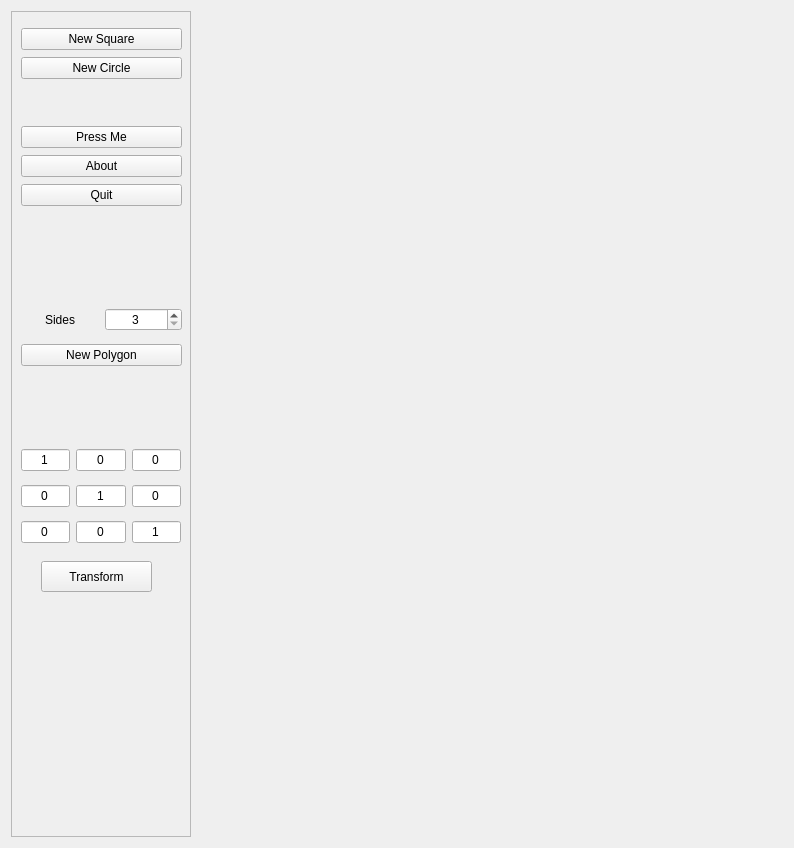
<?xml version="1.0" encoding="UTF-8"?>
<ui version="4.0">
 <class>frmMain</class>
 <widget class="QWidget" name="frmMain">
  <property name="geometry">
   <rect>
    <x>0</x>
    <y>0</y>
    <width>794</width>
    <height>848</height>
   </rect>
  </property>
  <property name="windowTitle">
   <string>OpenGl - Qt -Direct Mode Drawing</string>
  </property>
  <layout class="QGridLayout" name="gridLayout">
   <item row="0" column="1">
    <widget class="GLWidget" name="widget" native="true"/>
   </item>
   <item row="0" column="0">
    <widget class="QFrame" name="frame">
     <property name="sizePolicy">
      <sizepolicy hsizetype="Fixed" vsizetype="Preferred">
       <horstretch>0</horstretch>
       <verstretch>0</verstretch>
      </sizepolicy>
     </property>
     <property name="minimumSize">
      <size>
       <width>180</width>
       <height>0</height>
      </size>
     </property>
     <property name="frameShape">
      <enum>QFrame::StyledPanel</enum>
     </property>
     <property name="frameShadow">
      <enum>QFrame::Raised</enum>
     </property>
     <widget class="QWidget" name="verticalLayoutWidget">
      <property name="geometry">
       <rect>
        <x>10</x>
        <y>10</y>
        <width>161</width>
        <height>197</height>
       </rect>
      </property>
      <layout class="QVBoxLayout" name="verticalLayout_2">
       <property name="spacing">
        <number>0</number>
       </property>
       <property name="sizeConstraint">
        <enum>QLayout::SetNoConstraint</enum>
       </property>
       <item>
        <widget class="QPushButton" name="newSquarePushButton">
         <property name="text">
          <string>New Square</string>
         </property>
        </widget>
       </item>
       <item>
        <widget class="QPushButton" name="newCirclePushButton">
         <property name="text">
          <string>New Circle</string>
         </property>
        </widget>
       </item>
       <item>
        <spacer name="verticalSpacer_2">
         <property name="orientation">
          <enum>Qt::Vertical</enum>
         </property>
         <property name="sizeType">
          <enum>QSizePolicy::Fixed</enum>
         </property>
         <property name="sizeHint" stdset="0">
          <size>
           <width>20</width>
           <height>40</height>
          </size>
         </property>
        </spacer>
       </item>
       <item>
        <widget class="QPushButton" name="pressMePushButton">
         <property name="text">
          <string>Press Me</string>
         </property>
        </widget>
       </item>
       <item>
        <widget class="QPushButton" name="aboutPushButton">
         <property name="text">
          <string>About</string>
         </property>
        </widget>
       </item>
       <item>
        <widget class="QPushButton" name="quitPushButton">
         <property name="text">
          <string>Quit</string>
         </property>
        </widget>
       </item>
      </layout>
     </widget>
     <widget class="QWidget" name="gridLayoutWidget">
      <property name="geometry">
       <rect>
        <x>10</x>
        <y>290</y>
        <width>161</width>
        <height>72</height>
       </rect>
      </property>
      <layout class="QGridLayout" name="gridLayout_2">
       <item row="0" column="0">
        <widget class="QLabel" name="label">
         <property name="text">
          <string>Sides</string>
         </property>
         <property name="alignment">
          <set>Qt::AlignCenter</set>
         </property>
        </widget>
       </item>
       <item row="0" column="1">
        <widget class="QSpinBox" name="spinBox">
         <property name="alignment">
          <set>Qt::AlignCenter</set>
         </property>
         <property name="minimum">
          <number>3</number>
         </property>
         <property name="maximum">
          <number>20</number>
         </property>
        </widget>
       </item>
       <item row="1" column="0" colspan="2">
        <widget class="QPushButton" name="pushButton">
         <property name="text">
          <string>New Polygon</string>
         </property>
        </widget>
       </item>
      </layout>
     </widget>
     <widget class="QWidget" name="gridLayoutWidget_2">
      <property name="geometry">
       <rect>
        <x>10</x>
        <y>430</y>
        <width>160</width>
        <height>113</height>
       </rect>
      </property>
      <layout class="QGridLayout" name="gridLayout_3">
       <item row="1" column="1">
        <widget class="QLineEdit" name="lineEdit_5">
         <property name="text">
          <string>1</string>
         </property>
         <property name="alignment">
          <set>Qt::AlignCenter</set>
         </property>
        </widget>
       </item>
       <item row="1" column="0">
        <widget class="QLineEdit" name="lineEdit_4">
         <property name="text">
          <string>0</string>
         </property>
         <property name="alignment">
          <set>Qt::AlignCenter</set>
         </property>
        </widget>
       </item>
       <item row="1" column="2">
        <widget class="QLineEdit" name="lineEdit_6">
         <property name="text">
          <string>0</string>
         </property>
         <property name="alignment">
          <set>Qt::AlignCenter</set>
         </property>
        </widget>
       </item>
       <item row="0" column="2">
        <widget class="QLineEdit" name="lineEdit_3">
         <property name="text">
          <string>0</string>
         </property>
         <property name="alignment">
          <set>Qt::AlignCenter</set>
         </property>
        </widget>
       </item>
       <item row="0" column="1">
        <widget class="QLineEdit" name="lineEdit_2">
         <property name="text">
          <string>0</string>
         </property>
         <property name="alignment">
          <set>Qt::AlignCenter</set>
         </property>
        </widget>
       </item>
       <item row="2" column="0">
        <widget class="QLineEdit" name="lineEdit_7">
         <property name="text">
          <string>0</string>
         </property>
         <property name="alignment">
          <set>Qt::AlignCenter</set>
         </property>
        </widget>
       </item>
       <item row="2" column="1">
        <widget class="QLineEdit" name="lineEdit_8">
         <property name="text">
          <string>0</string>
         </property>
         <property name="alignment">
          <set>Qt::AlignCenter</set>
         </property>
        </widget>
       </item>
       <item row="2" column="2">
        <widget class="QLineEdit" name="lineEdit_9">
         <property name="text">
          <string>1</string>
         </property>
         <property name="alignment">
          <set>Qt::AlignCenter</set>
         </property>
        </widget>
       </item>
       <item row="0" column="0">
        <widget class="QLineEdit" name="lineEdit">
         <property name="text">
          <string>1</string>
         </property>
         <property name="alignment">
          <set>Qt::AlignCenter</set>
         </property>
        </widget>
       </item>
      </layout>
     </widget>
     <widget class="QPushButton" name="pushButton_2">
      <property name="geometry">
       <rect>
        <x>30</x>
        <y>550</y>
        <width>111</width>
        <height>31</height>
       </rect>
      </property>
      <property name="text">
       <string>Transform</string>
      </property>
     </widget>
    </widget>
   </item>
  </layout>
 </widget>
 <customwidgets>
  <customwidget>
   <class>GLWidget</class>
   <extends>QWidget</extends>
   <header>glwidget.h</header>
   <container>1</container>
   <slots>
    <slot>newSquare()</slot>
    <slot>newCircle()</slot>
    <slot>newPolygon()</slot>
    <slot>storeSides(int)</slot>
    <slot>transformShape()</slot>
   </slots>
  </customwidget>
 </customwidgets>
 <resources/>
 <connections>
  <connection>
   <sender>pressMePushButton</sender>
   <signal>clicked()</signal>
   <receiver>frmMain</receiver>
   <slot>pressmebut()</slot>
   <hints>
    <hint type="sourcelabel">
     <x>174</x>
     <y>133</y>
    </hint>
    <hint type="destinationlabel">
     <x>190</x>
     <y>138</y>
    </hint>
   </hints>
  </connection>
  <connection>
   <sender>aboutPushButton</sender>
   <signal>clicked()</signal>
   <receiver>frmMain</receiver>
   <slot>aboutBut()</slot>
   <hints>
    <hint type="sourcelabel">
     <x>82</x>
     <y>153</y>
    </hint>
    <hint type="destinationlabel">
     <x>190</x>
     <y>185</y>
    </hint>
   </hints>
  </connection>
  <connection>
   <sender>quitPushButton</sender>
   <signal>clicked()</signal>
   <receiver>frmMain</receiver>
   <slot>close()</slot>
   <hints>
    <hint type="sourcelabel">
     <x>133</x>
     <y>185</y>
    </hint>
    <hint type="destinationlabel">
     <x>193</x>
     <y>234</y>
    </hint>
   </hints>
  </connection>
  <connection>
   <sender>newSquarePushButton</sender>
   <signal>clicked()</signal>
   <receiver>widget</receiver>
   <slot>newSquare()</slot>
   <hints>
    <hint type="sourcelabel">
     <x>174</x>
     <y>27</y>
    </hint>
    <hint type="destinationlabel">
     <x>202</x>
     <y>30</y>
    </hint>
   </hints>
  </connection>
  <connection>
   <sender>newCirclePushButton</sender>
   <signal>clicked()</signal>
   <receiver>widget</receiver>
   <slot>newCircle()</slot>
   <hints>
    <hint type="sourcelabel">
     <x>161</x>
     <y>59</y>
    </hint>
    <hint type="destinationlabel">
     <x>229</x>
     <y>55</y>
    </hint>
   </hints>
  </connection>
  <connection>
   <sender>pushButton</sender>
   <signal>clicked()</signal>
   <receiver>widget</receiver>
   <slot>newPolygon()</slot>
   <hints>
    <hint type="sourcelabel">
     <x>123</x>
     <y>369</y>
    </hint>
    <hint type="destinationlabel">
     <x>234</x>
     <y>338</y>
    </hint>
   </hints>
  </connection>
  <connection>
   <sender>spinBox</sender>
   <signal>valueChanged(int)</signal>
   <receiver>widget</receiver>
   <slot>storeSides(int)</slot>
   <hints>
    <hint type="sourcelabel">
     <x>154</x>
     <y>326</y>
    </hint>
    <hint type="destinationlabel">
     <x>218</x>
     <y>290</y>
    </hint>
   </hints>
  </connection>
  <connection>
   <sender>pushButton_2</sender>
   <signal>clicked()</signal>
   <receiver>widget</receiver>
   <slot>transformShape()</slot>
   <hints>
    <hint type="sourcelabel">
     <x>133</x>
     <y>580</y>
    </hint>
    <hint type="destinationlabel">
     <x>257</x>
     <y>561</y>
    </hint>
   </hints>
  </connection>
 </connections>
 <slots>
  <slot>colourHex()</slot>
  <slot>colourSnake()</slot>
  <slot>showHex(bool)</slot>
  <slot>showSnake(bool)</slot>
  <slot>endit()</slot>
  <slot>widthSlider(int)</slot>
  <slot>panMode(bool)</slot>
  <slot>openImage()</slot>
  <slot>depthSet(int)</slot>
  <slot>clear()</slot>
  <slot>aboutBut()</slot>
  <slot>helpBut()</slot>
  <slot>txt0()</slot>
  <slot>txt0(QString)</slot>
  <slot>txt1()</slot>
  <slot>txt1(QString)</slot>
  <slot>pressmebut()</slot>
  <slot>txt9(QString)</slot>
  <slot>txt99()</slot>
  <slot>getInput00(QString)</slot>
 </slots>
</ui>
